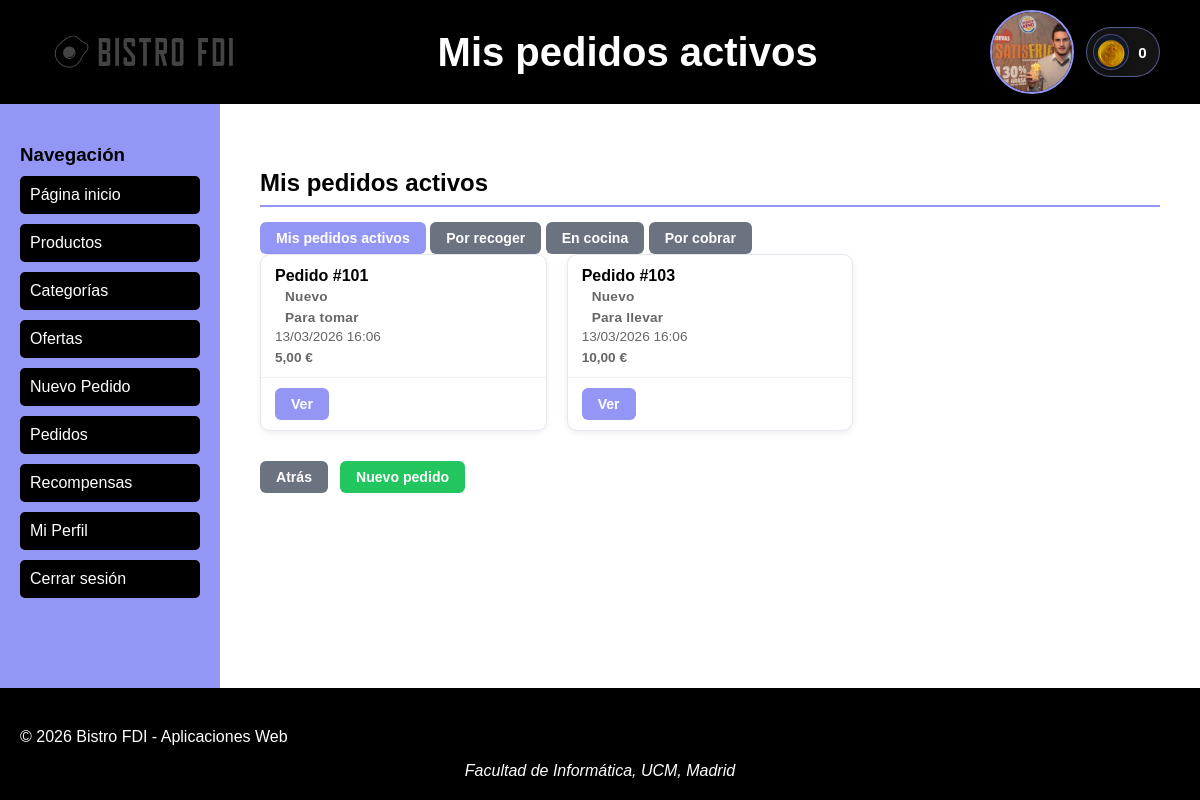
Screenshot of /includes/vistas/pedidos/pedidoslist.php (signed in) with the database file from the repository.
### tables this page shows
CREATE TABLE IF NOT EXISTS `Usuarios` (
  `id`             int(11)      NOT NULL AUTO_INCREMENT,
  `nombreUsuario`  varchar(50) NOT NULL,
  `email`          varchar(100) NOT NULL,
  `nombre`         varchar(100) NOT NULL,
  `apellidos`      varchar(150) NOT NULL,
  `password`       varchar(255) NOT NULL,
  `avatar`         varchar(255),
  `saldo_bistrocoins`int(11)    NOT NULL DEFAULT 0,
  `activo`         tinyint(1)   NOT NULL DEFAULT 1,
  `fecha_creacion` datetime     NOT NULL DEFAULT CURRENT_TIMESTAMP,
  PRIMARY KEY (`id`),
  UNIQUE KEY `uq_nombreUsuario` (`nombreUsuario`)
);

CREATE TABLE IF NOT EXISTS `Pedidos` (
  `id`             int(11)       NOT NULL AUTO_INCREMENT,
  `numero_pedido`  int(11)       NOT NULL,
  `fecha_creacion` datetime      NOT NULL DEFAULT CURRENT_TIMESTAMP,
  `estado`         enum('nuevo', 'recibido', 'en preparacion', 'cocinando', 'listo cocina', 'terminado','entregado', 'cancelado') NOT NULL DEFAULT 'nuevo',
  `tipo`           enum('local','llevar') NOT NULL,
  `cliente_id`     int(11)       NOT NULL,
  `cocinero_id`    int(11),
  `total`          decimal(10,2) NOT NULL DEFAULT 0.00,
  `descuento` DECIMAL(10,2) NOT NULL DEFAULT 0.00,
  PRIMARY KEY (`id`),
  KEY `fk_pedido_cliente`  (`cliente_id`),
  KEY `fk_pedido_cocinero` (`cocinero_id`)
);

### includes/config.php (called while the page is built, shortened)
<?php
require_once __DIR__ . '/Aplicacion.php';
spl_autoload_register(function ($class) {
  $prefix = 'es\\ucm\\fdi\\aw\\';
  $base_dir = __DIR__ . '/';
  $len = strlen($prefix);
  $relative_class = substr($class, $len);
  $file = $base_dir . str_replace('\\', '/', $relative_class) . '.php';
});

### includes/Aplicacion.php (called while the page is built, shortened)
<?php
class Aplicacion
{
  public static function getRolId(): ?int
  {
    return $_SESSION['rolId'] ?? null;
  }
}

### includes/Pedido/PedidoDB.php (called while the page is built, shortened)
<?php
class PedidoDB
{
  public static function listarPorEstados(array $estados = null, int $clienteId = null, int $cocineroId = null)
  {
    $conexion = Aplicacion::getInstance()->getConexionBd();
    $query = "SELECT * FROM Pedidos";
    $condiciones = [];
    $types = "";
    $params = [];
    if ($estados && count($estados) > 0) {
      $placeholders = implode(",", array_fill(0, count($estados), "?"));
      $condiciones[] = "estado IN ($placeholders)";
      foreach ($estados as $estado) {
        $valor = ($estado instanceof Estado) ? $estado->value : $estado;
        $types .= "s";
        $params[] = $valor;
      }
    }
    if ($clienteId !== null) {
      $condiciones[] = "cliente_id = ?";
      $types .= "i";
      $params[] = $clienteId;
    }
    if (count($condiciones) > 0) {
      $query .= " WHERE " . implode(" AND ", $condiciones);
    }
    $query .= " ORDER BY id ASC";
    $queryStmt = $conexion->prepare($query);
    if ($types !== "") {
      $bindParams = [$types];
      foreach ($params as $key => &$value) {
        $bindParams[] = &$value;
      }
      call_user_func_array([$queryStmt, 'bind_param'], $bindParams);
    }
    $queryStmt->execute();
    $resultado = $queryStmt->get_result();
    $pedidos = [];
    while ($fila = $resultado->fetch_assoc()) {
      $pedidos[] = new Pedido(
        intval($fila['numero_pedido']),
        new DateTime($fila['fecha_creacion']),
        Estado::from($fila['estado']),
        Tipo::from($fila['tipo']),
        intval($fila['cliente_id']),
        $fila['cocinero_id'] !== null ? intval($fila['cocinero_id']) : null,
        floatval($fila['total']),
        intval($fila['id']),
        floatval($fila['descuento'])
      );
    }
    return $pedidos;
  }
}

### includes/Pedido/PedidoService.php (called while the page is built, shortened)
<?php
class PedidoService
{
    public static function listarPorEstados(array $estados = null, int $clienteId = null, int $cocineroId = null): array
    {
        return PedidoDB::listarPorEstados($estados, $clienteId, $cocineroId);
    }
}

### includes/Pedido/Pedido.php (called while the page is built, shortened)
<?php
class Pedido
{
  private ?int $id;
  private int $numeroPedido;
  private DateTime $fechaCreacion;
  private Estado $estado;
  private Tipo $tipo;
  private float $total;
  private float $descuento;
  public function __construct(int $numeroPedido, DateTime $fechaCreacion, Estado $estado, Tipo $tipo, int $clienteId, ?int $cocineroId, float $total, ?int $id = null, float $descuento = 0.0)
  {
    $this->id = $id;
    $this->numeroPedido = $numeroPedido;
    $this->fechaCreacion = $fechaCreacion;
    $this->estado = $estado;
    $this->tipo = $tipo;
    $this->total = $total;
    $this->descuento = $descuento;
  }
  public function getId(): ?int
  {
    return $this->id;
  }
  public function getNumeroPedido(): int
  {
    return $this->numeroPedido;
  }
  public function getFechaCreacion(): DateTime
  {
    return $this->fechaCreacion;
  }
  public function getEstado(): Estado
  {
    return $this->estado;
  }
  public function getTipo(): Tipo
  {
    return $this->tipo;
  }
  public function getTotalConDescuento(): float
  {
    return max(0.0, $this->total - $this->descuento);
  }
}

### includes/Usuario/UsuarioDB.php (called while the page is built, shortened)
<?php
class UsuarioDB
{
  public static function buscarPorNombre($nombreUsuario)
  {
    $conn = Aplicacion::getInstance()->getConexionBd();
    $query = $conn->prepare("SELECT * FROM Usuarios U WHERE U.nombreUsuario=?");
    $query->bind_param("s", $nombreUsuario);
    $query->execute();
    $rs = $query->get_result();
    $fila = $rs->fetch_assoc();
    if ($fila) {
      Rol::cargarRol($fila['id']);
      $user = new Usuario($fila['nombreUsuario'], $fila['password'], $fila['nombre'], $fila['apellidos'], $fila['email'], $fila['avatar'], $fila['saldo_bistrocoins'], $fila['id']);
      return $user;
    }
    return null;
  }
}

### includes/Usuario/Rol.php (called while the page is built, shortened)
<?php
class Rol
{
  public static function cargarRol($idUsuario)
  {
    $conn = Aplicacion::getInstance()->getConexionBd();
    $query = $conn->prepare("SELECT Roles.id, Roles.nombre FROM Roles INNER JOIN RolesUsuario ON Roles.id = RolesUsuario.rol WHERE RolesUsuario.usuario=?");
    $query->bind_param("i", $idUsuario);
    $query->execute();
    $rs = $query->get_result();
    $rsRol = $rs->fetch_assoc();
    if ($rsRol != null) {
      $rol = new Rol(intval($rsRol['id']), $rsRol['nombre']);
      return $rol;
    }
    return null;
  }
}

### includes/Usuario/Usuario.php (called while the page is built, shortened)
<?php
class Usuario
{
  private $saldo_bistrocoins;
  public function __construct($nombreUsuario, $password, $nombre, $apellidos, $email, $avatar, $saldo_bistrocoins = null, $id = null)
  {
    $this->saldo_bistrocoins = $saldo_bistrocoins;
  }
  public function getSaldoBistrocoins()
  {
    return $this->saldo_bistrocoins;
  }
}

### includes/vistas/pedidos/pedidoslist.php (the view, shortened to what this page needs)
<?php
require_once dirname(__DIR__, 3) . '/includes/config.php';
$esGerente  = (Aplicacion::getRolId() === Usuario::ROL_GERENTE);
$esCamarero = (Aplicacion::getRolId() === Usuario::ROL_CAMARERO);
$esCocinero = (Aplicacion::getRolId() === Usuario::ROL_COCINERO);
$esCliente  = (Aplicacion::getRolId() === Usuario::ROL_CLIENTE);
$clienteId  = $esCliente  ? Aplicacion::getUserId() : null;
$cocineroId = $esCocinero ? Aplicacion::getUserId() : null;
$modos = [
    'activos' => [
        'titulo'     => 'Mis pedidos activos',
        'estados'    => [Estado::Nuevo->value, Estado::Recibido->value, Estado::EnPreparacion->value, Estado::Cocinando->value, Estado::ListoCocina->value, Estado::Terminado->value],
        'roles'      => [Usuario::ROL_CLIENTE, Usuario::ROL_CAMARERO, Usuario::ROL_GERENTE, Usuario::ROL_COCINERO],
        'filtroCoci' => false,
        'filtroUsuario' => true,
    ],
    'para recoger' => [
        'titulo'     => 'Por recoger',
        'estados'    => [Estado::ListoCocina->value],
        'roles'      => [Usuario::ROL_CAMARERO, Usuario::ROL_GERENTE, Usuario::ROL_COCINERO],
        'filtroCoci' => false,
    ],
    'historial' => [
        'titulo'     => 'Historial',
        'estados'    => [],
        'roles'      => [Usuario::ROL_CLIENTE, Usuario::ROL_GERENTE],
        'filtroCoci' => false,
    ],
    'cocina' => [
        'titulo'     => 'En cocina',
        'estados'    => [Estado::EnPreparacion->value, Estado::Cocinando->value],
        'roles'      => [Usuario::ROL_CAMARERO, Usuario::ROL_GERENTE, Usuario::ROL_COCINERO],
        'filtroCoci' => false,
    ],
    'mis pedidos' => [
        'titulo'     => 'Mis pedidos asignados',
        'estados'    => [Estado::Cocinando->value],
        'roles'      => [Usuario::ROL_GERENTE, Usuario::ROL_COCINERO],
        'filtroCoci' => true,
    ],
    'pedidos a cocinar' => [
        'titulo'     => 'Por cocinar',
        'estados'    => [Estado::EnPreparacion->value],
        'roles'      => [Usuario::ROL_GERENTE, Usuario::ROL_COCINERO],
        'filtroCoci' => false,
    ],
    'por cobrar' => [
        'titulo'     => 'Por cobrar',
        'estados'    => [Estado::Recibido->value],
        'roles'      => [Usuario::ROL_CAMARERO, Usuario::ROL_GERENTE, Usuario::ROL_COCINERO],
        'filtroCoci' => false,
    ],
];
$modo = $_GET['modo'] ?? ($esCocinero ? 'mis pedidos' : 'activos');
$cfg = $modos[$modo];
$filtroEstado = ($esGerente && $modo === 'historial' && isset($_GET['estado']) && $_GET['estado'] !== '')
    ? trim($_GET['estado'])
    : null;
$estadosFiltro = $filtroEstado ? [$filtroEstado] : $cfg['estados'];
$filtroCociId  = (!empty($cfg['filtroCoci']) && $esCocinero) ? $cocineroId : null;
$filtroClienteId  = (!empty($cfg['filtroUsuario'])) ? intval(Aplicacion::getUserId()) : $clienteId;
$pedidos = PedidoService::listarPorEstados(
    estados:    $estadosFiltro ?: null,
    clienteId:  $filtroClienteId,
    cocineroId: $filtroCociId
);
$etiquetasEstado = [
    Estado::Nuevo->value         => 'Nuevo',
    Estado::Recibido->value      => 'Recibido',
    Estado::EnPreparacion->value => 'En preparación',
    Estado::Cocinando->value     => 'Cocinando',
    Estado::ListoCocina->value   => 'Listo cocina',
    Estado::Terminado->value     => 'Terminado',
    Estado::Entregado->value     => 'Entregado',
    Estado::Cancelado->value     => 'Cancelado',
];
$clasesEstado = [
    Estado::Nuevo->value         => 'estado-nuevo',
    Estado::Recibido->value      => 'estado-recibido',
    Estado::EnPreparacion->value => 'estado-preparacion',
    Estado::Cocinando->value     => 'estado-cocinando',
    Estado::ListoCocina->value   => 'estado-listo',
    Estado::Terminado->value     => 'estado-terminado',
    Estado::Entregado->value     => 'estado-entregado',
    Estado::Cancelado->value     => 'estado-cancelado',
];
$htmlFiltro = '';
$rolId = Aplicacion::getRolId();
$modosVisibles = array_filter($modos, function ($cfgModo) use ($rolId, $esGerente) {
  return $esGerente || in_array($rolId, $cfgModo['roles']);
});
$htmlNavModos = '';
if (count($modosVisibles) > 1) {
    $enlaces = '';
    foreach ($modosVisibles as $claveModo => $cfgModo) {
        $activo   = ($claveModo === $modo) ? ' class="btn btn-ver"' : ' class="btn btn-volver"';
        $url      = RUTA_VISTAS . '/pedidos/pedidoslist.php?modo=' . urlencode($claveModo);
        $enlaces .= "<a href=\"{$url}\"{$activo}>{$cfgModo['titulo']}</a> ";
    }
    $htmlNavModos = "<div class=\"nav-modos\">{$enlaces}</div>";
}
$tarjetas = '';
if ($pedidos && count($pedidos) > 0) {
    foreach ($pedidos as $p) {
        $id           = $p->getId();
        $numeroPedido = htmlspecialchars($p->getNumeroPedido());
        $fecha        = $p->getFechaCreacion()->format('d/m/Y H:i');
        $estadoVal    = $p->getEstado()->value;
        $estadoLabel  = htmlspecialchars($etiquetasEstado[$estadoVal] ?? $estadoVal);
        $estadoClase  = $clasesEstado[$estadoVal] ?? '';
        $tipoLabel    = $p->getTipo()->value === Tipo::ParaTomar->value ? 'Para tomar' : 'Para llevar';
        $tipoClase    = $p->getTipo()->value === Tipo::ParaTomar->value ? 'tipo-local' : 'tipo-llevar';
        if ($estadoVal === Estado::Nuevo->value) {
            $verUrl = RUTA_VISTAS . '/pedidos/anadir_productos.php?id=' . $id;
        } elseif ($estadoVal === Estado::Recibido->value && !$esCamarero && !$esGerente) {
            $verUrl = RUTA_VISTAS . '/pedidos/pagar_pedido.php?id=' . $id;
        } else {
            $verUrl = RUTA_VISTAS . '/pedidos/verPedidoDesglosado.php?id=' . $id;
        }
        $htmlTotal = '';
        if (!$esCocinero) {
            $total     = number_format($p->getTotalConDescuento(), 2, ',', '.');
            $htmlTotal = "<span class=\"tarjeta-precio\">{$total} €</span>";
        }
        $tarjetas .= <<<TARJETA
        <div class="tarjeta-producto">
            <div class="tarjeta-info">
                <strong>Pedido #{$numeroPedido}</strong>
                <span class="badge {$estadoClase}">{$estadoLabel}</span>
                <span class="badge {$tipoClase}">{$tipoLabel}</span>
                <span><small>{$fecha}</small></span>
                {$htmlTotal}
            </div>
            <div class="tarjeta-acciones">
                <a href="{$verUrl}" class="btn btn-ver">Ver</a>
            </div>
        </div>
        TARJETA;
  }
} else {
  $tarjetas = '<p>No hay pedidos en este apartado.</p>';
}
$btnCrearNuevo = '';
if ($esGerente || $esCamarero || $esCocinero) {
  $crearUrl      = RUTA_VISTAS . '/pedidos/nuevo_pedido.php';
  $btnCrearNuevo = "<a href=\"{$crearUrl}\" class=\"btn btn-nuevo\">Nuevo pedido</a>";
}
$volverUrl    = RUTA_APP . '/index.php';
$tituloPagina = $cfg['titulo'];
$tituloHeader = $cfg['titulo'];
$contenidoPrincipal = <<<EOS
    <section id="contenido">
        <h2>{$tituloPagina}</h2>
        {$htmlNavModos}
        {$htmlFiltro}
        <div class="lista-productos">
            {$tarjetas}
        </div>
        <div class="acciones-pagina">
            <a href="{$volverUrl}" class="btn btn-volver">Atrás</a>
            {$btnCrearNuevo}
        </div>
    </section>
EOS;
require(RAIZ_APP . '/includes/vistas/common/plantilla.php');

### includes/vistas/common/header.php (shortened to what this page needs)
<?php
$saldoCliente = null;
if (
    Aplicacion::estaLogueado()
    && !empty($_SESSION['nombreUsuario'])
) {
    $usuarioActual = UsuarioDB::buscarPorNombre($_SESSION['nombreUsuario']);
    if ($usuarioActual) {
        $saldoCliente = (int) $usuarioActual->getSaldoBistrocoins();
    }
}
?>
<header>
    <img src="<?php echo RUTA_IMGS; ?>/logo2.png" alt="Logo de Bistro FDI">
    <h1><?= $tituloHeader ?></h1>
    <div class="saludo">
        <?php if (isset($_SESSION['login']) && $_SESSION['login'] === true): ?>
            <img src="<?= RUTA_APP . htmlspecialchars($_SESSION['avatar']) ?>" width="80" height="80" alt="Avatar">
            <?php if ($saldoCliente !== null): ?>
                <div class="saldo-cliente" title="Saldo actual en BistroCoins">
                    <span class="moneda-bistro" aria-hidden="true">
                        <img src="<?= RUTA_IMGS . '/bistroCoins.png' ?>" alt="BistroCoins">
                    </span>
                    <span class="saldo-valor"><?= number_format($saldoCliente, 0, ',', '.') ?></span>
                </div>
            <?php endif; ?>
        <?php else: ?>
            Usuario desconocido. Inicia sesión para acceder a las funcionalidades.
        <?php endif; ?>
    </div>
</header>

### rows the page displays
usuarios: saldo_bistrocoins "0"
pedidos: numero_pedido "101", estadoLabel "Nuevo", tipoLabel "Para tomar", fecha "13/03/2026 16:06", total "5,00"
pedidos: numero_pedido "103", estadoLabel "Nuevo", tipoLabel "Para llevar", fecha "13/03/2026 16:06", total "10,00"

### other values shown
$tituloHeader "Mis pedidos activos"
$tituloPagina "Mis pedidos activos"
$cfgModo['titulo'] "Mis pedidos activos"
$cfgModo['titulo'] "Por recoger"
$cfgModo['titulo'] "En cocina"
$cfgModo['titulo'] "Por cobrar"
